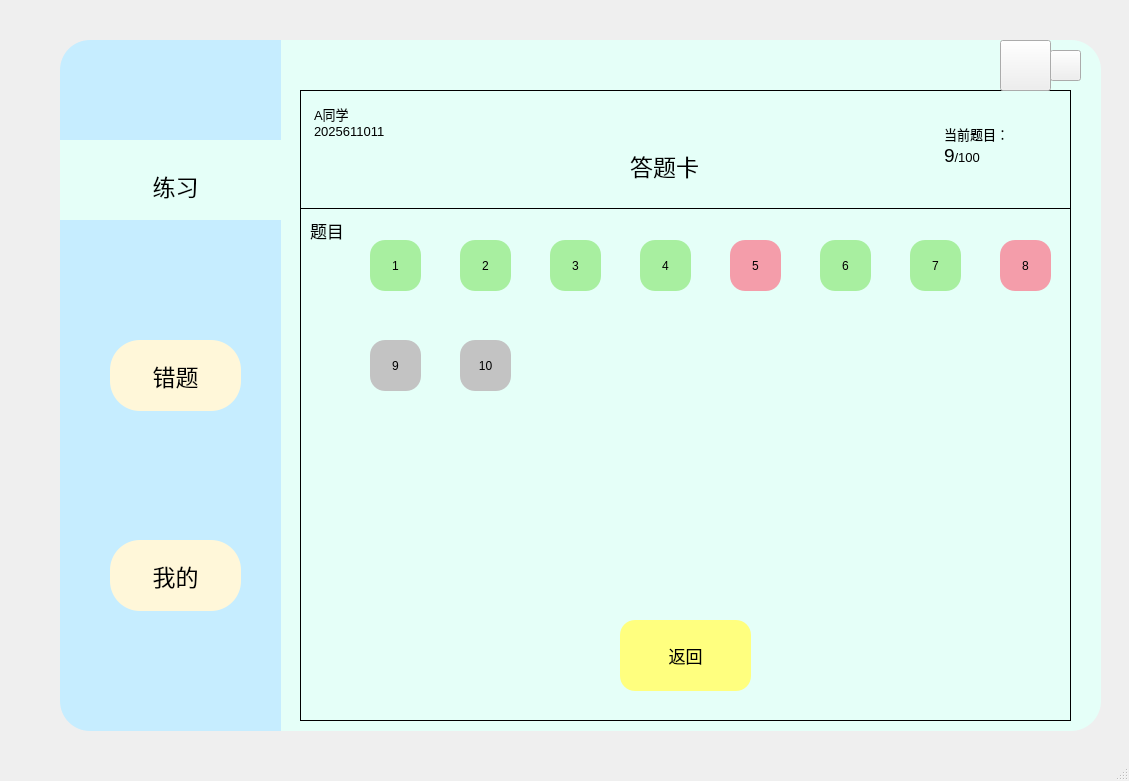
<?xml version="1.0" encoding="UTF-8"?>
<ui version="4.0">
 <class>MainWindow</class>
 <widget class="QMainWindow" name="MainWindow">
  <property name="geometry">
   <rect>
    <x>0</x>
    <y>0</y>
    <width>1129</width>
    <height>781</height>
   </rect>
  </property>
  <property name="windowTitle">
   <string>MainWindow</string>
  </property>
  <widget class="QWidget" name="centralwidget">
   <widget class="QFrame" name="frame">
    <property name="geometry">
     <rect>
      <x>300</x>
      <y>90</y>
      <width>771</width>
      <height>631</height>
     </rect>
    </property>
    <property name="sizePolicy">
     <sizepolicy hsizetype="Expanding" vsizetype="Expanding">
      <horstretch>0</horstretch>
      <verstretch>0</verstretch>
     </sizepolicy>
    </property>
    <property name="cursor">
     <cursorShape>ArrowCursor</cursorShape>
    </property>
    <property name="layoutDirection">
     <enum>Qt::LeftToRight</enum>
    </property>
    <property name="styleSheet">
     <string notr="true"/>
    </property>
    <property name="frameShape">
     <enum>QFrame::Panel</enum>
    </property>
    <property name="frameShadow">
     <enum>QFrame::Plain</enum>
    </property>
    <widget class="QPushButton" name="Bt_back">
     <property name="geometry">
      <rect>
       <x>320</x>
       <y>530</y>
       <width>131</width>
       <height>71</height>
      </rect>
     </property>
     <property name="font">
      <font>
       <pointsize>13</pointsize>
      </font>
     </property>
     <property name="styleSheet">
      <string notr="true">

QPushButton{
	background-color: rgb(255, 255, 127);
	border-radius:15px

}
QPushButton:pressed{
	padding-left:5px;
	padding-top:5px;
}</string>
     </property>
     <property name="text">
      <string>返回</string>
     </property>
    </widget>
    <widget class="Line" name="line">
     <property name="geometry">
      <rect>
       <x>0</x>
       <y>110</y>
       <width>801</width>
       <height>16</height>
      </rect>
     </property>
     <property name="font">
      <font>
       <pointsize>4</pointsize>
      </font>
     </property>
     <property name="frameShadow">
      <enum>QFrame::Plain</enum>
     </property>
     <property name="orientation">
      <enum>Qt::Horizontal</enum>
     </property>
    </widget>
    <widget class="QTextBrowser" name="text_info">
     <property name="geometry">
      <rect>
       <x>10</x>
       <y>10</y>
       <width>171</width>
       <height>61</height>
      </rect>
     </property>
     <property name="font">
      <font>
       <pointsize>11</pointsize>
      </font>
     </property>
     <property name="styleSheet">
      <string notr="true">background-color: rgb(229, 255, 248);</string>
     </property>
     <property name="frameShape">
      <enum>QFrame::NoFrame</enum>
     </property>
     <property name="html">
      <string>&lt;!DOCTYPE HTML PUBLIC &quot;-//W3C//DTD HTML 4.0//EN&quot; &quot;http://www.w3.org/TR/REC-html40/strict.dtd&quot;&gt;
&lt;html&gt;&lt;head&gt;&lt;meta name=&quot;qrichtext&quot; content=&quot;1&quot; /&gt;&lt;style type=&quot;text/css&quot;&gt;
p, li { white-space: pre-wrap; }
&lt;/style&gt;&lt;/head&gt;&lt;body style=&quot; font-family:'SimSun'; font-size:11pt; font-weight:400; font-style:normal;&quot;&gt;
&lt;p style=&quot; margin-top:0px; margin-bottom:0px; margin-left:0px; margin-right:0px; -qt-block-indent:0; text-indent:0px;&quot;&gt;&lt;span style=&quot; font-size:10pt;&quot;&gt;A同学&lt;/span&gt;&lt;/p&gt;
&lt;p style=&quot; margin-top:0px; margin-bottom:0px; margin-left:0px; margin-right:0px; -qt-block-indent:0; text-indent:0px;&quot;&gt;&lt;span style=&quot; font-size:10pt;&quot;&gt;2025611011&lt;/span&gt;&lt;/p&gt;&lt;/body&gt;&lt;/html&gt;</string>
     </property>
    </widget>
    <widget class="QTextBrowser" name="text_info_2">
     <property name="geometry">
      <rect>
       <x>640</x>
       <y>30</y>
       <width>121</width>
       <height>81</height>
      </rect>
     </property>
     <property name="styleSheet">
      <string notr="true">background-color: rgb(229, 255, 248);</string>
     </property>
     <property name="frameShape">
      <enum>QFrame::NoFrame</enum>
     </property>
     <property name="html">
      <string>&lt;!DOCTYPE HTML PUBLIC &quot;-//W3C//DTD HTML 4.0//EN&quot; &quot;http://www.w3.org/TR/REC-html40/strict.dtd&quot;&gt;
&lt;html&gt;&lt;head&gt;&lt;meta name=&quot;qrichtext&quot; content=&quot;1&quot; /&gt;&lt;style type=&quot;text/css&quot;&gt;
p, li { white-space: pre-wrap; }
&lt;/style&gt;&lt;/head&gt;&lt;body style=&quot; font-family:'SimSun'; font-size:9pt; font-weight:400; font-style:normal;&quot;&gt;
&lt;p style=&quot; margin-top:0px; margin-bottom:0px; margin-left:0px; margin-right:0px; -qt-block-indent:0; text-indent:0px;&quot;&gt;&lt;span style=&quot; font-size:10pt;&quot;&gt;当前题目：&lt;/span&gt;&lt;/p&gt;
&lt;p style=&quot; margin-top:0px; margin-bottom:0px; margin-left:0px; margin-right:0px; -qt-block-indent:0; text-indent:0px;&quot;&gt;&lt;span style=&quot; font-size:14pt;&quot;&gt;9&lt;/span&gt;&lt;span style=&quot; font-size:10pt;&quot;&gt;/100&lt;/span&gt;&lt;/p&gt;
&lt;p style=&quot;-qt-paragraph-type:empty; margin-top:0px; margin-bottom:0px; margin-left:0px; margin-right:0px; -qt-block-indent:0; text-indent:0px;&quot;&gt;&lt;br /&gt;&lt;/p&gt;&lt;/body&gt;&lt;/html&gt;</string>
     </property>
    </widget>
    <widget class="QPushButton" name="pushButton">
     <property name="geometry">
      <rect>
       <x>70</x>
       <y>150</y>
       <width>51</width>
       <height>51</height>
      </rect>
     </property>
     <property name="styleSheet">
      <string notr="true">QPushButton{
background-color: rgb(168, 239, 160);
border-radius:15px
}

QPushButton:pressed{
	padding-left:5px;
	padding-top:5px;
}</string>
     </property>
     <property name="text">
      <string>1</string>
     </property>
    </widget>
    <widget class="QLabel" name="label">
     <property name="geometry">
      <rect>
       <x>10</x>
       <y>120</y>
       <width>41</width>
       <height>41</height>
      </rect>
     </property>
     <property name="font">
      <font>
       <pointsize>13</pointsize>
      </font>
     </property>
     <property name="styleSheet">
      <string notr="true">border-bottom-left-radius:15px

</string>
     </property>
     <property name="frameShape">
      <enum>QFrame::WinPanel</enum>
     </property>
     <property name="frameShadow">
      <enum>QFrame::Sunken</enum>
     </property>
     <property name="text">
      <string>题目</string>
     </property>
    </widget>
    <widget class="QPushButton" name="pushButton_2">
     <property name="geometry">
      <rect>
       <x>160</x>
       <y>150</y>
       <width>51</width>
       <height>51</height>
      </rect>
     </property>
     <property name="styleSheet">
      <string notr="true">QPushButton{
background-color: rgb(168, 239, 160);
border-radius:15px
}

QPushButton:pressed{
	padding-left:5px;
	padding-top:5px;
}</string>
     </property>
     <property name="text">
      <string>2</string>
     </property>
    </widget>
    <widget class="QPushButton" name="pushButton_3">
     <property name="geometry">
      <rect>
       <x>430</x>
       <y>150</y>
       <width>51</width>
       <height>51</height>
      </rect>
     </property>
     <property name="styleSheet">
      <string notr="true">QPushButton{
border-radius:15px;
background-color: rgb(244, 157, 170);
}
QPushButton:pressed{
	padding-left:5px;
	padding-top:5px;
}</string>
     </property>
     <property name="text">
      <string>5</string>
     </property>
    </widget>
    <widget class="QPushButton" name="pushButton_4">
     <property name="geometry">
      <rect>
       <x>340</x>
       <y>150</y>
       <width>51</width>
       <height>51</height>
      </rect>
     </property>
     <property name="styleSheet">
      <string notr="true">QPushButton{
background-color: rgb(168, 239, 160);
border-radius:15px
}

QPushButton:pressed{
	padding-left:5px;
	padding-top:5px;
}</string>
     </property>
     <property name="text">
      <string>4</string>
     </property>
    </widget>
    <widget class="QPushButton" name="pushButton_5">
     <property name="geometry">
      <rect>
       <x>250</x>
       <y>150</y>
       <width>51</width>
       <height>51</height>
      </rect>
     </property>
     <property name="styleSheet">
      <string notr="true">QPushButton{
background-color: rgb(168, 239, 160);
border-radius:15px
}

QPushButton:pressed{
	padding-left:5px;
	padding-top:5px;
}</string>
     </property>
     <property name="text">
      <string>3</string>
     </property>
    </widget>
    <widget class="QPushButton" name="pushButton_6">
     <property name="geometry">
      <rect>
       <x>610</x>
       <y>150</y>
       <width>51</width>
       <height>51</height>
      </rect>
     </property>
     <property name="styleSheet">
      <string notr="true">QPushButton{
background-color: rgb(168, 239, 160);
border-radius:15px
}

QPushButton:pressed{
	padding-left:5px;
	padding-top:5px;
}</string>
     </property>
     <property name="text">
      <string>7</string>
     </property>
    </widget>
    <widget class="QPushButton" name="pushButton_8">
     <property name="geometry">
      <rect>
       <x>160</x>
       <y>250</y>
       <width>51</width>
       <height>51</height>
      </rect>
     </property>
     <property name="styleSheet">
      <string notr="true">QPushButton{
background-color: rgb(195, 195, 195);
border-radius:15px}
QPushButton:pressed{
	padding-left:5px;
	padding-top:5px;
}</string>
     </property>
     <property name="text">
      <string>10</string>
     </property>
    </widget>
    <widget class="QPushButton" name="pushButton_9">
     <property name="geometry">
      <rect>
       <x>70</x>
       <y>250</y>
       <width>51</width>
       <height>51</height>
      </rect>
     </property>
     <property name="styleSheet">
      <string notr="true">QPushButton{
background-color: rgb(195, 195, 195);
border-radius:15px}
QPushButton:pressed{
	padding-left:5px;
	padding-top:5px;
}</string>
     </property>
     <property name="text">
      <string>9</string>
     </property>
    </widget>
    <widget class="QPushButton" name="pushButton_10">
     <property name="geometry">
      <rect>
       <x>700</x>
       <y>150</y>
       <width>51</width>
       <height>51</height>
      </rect>
     </property>
     <property name="styleSheet">
      <string notr="true">QPushButton{
border-radius:15px;
background-color: rgb(244, 157, 170);
}
QPushButton:pressed{
	padding-left:5px;
	padding-top:5px;
}</string>
     </property>
     <property name="text">
      <string>8</string>
     </property>
    </widget>
    <widget class="QPushButton" name="pushButton_11">
     <property name="geometry">
      <rect>
       <x>520</x>
       <y>150</y>
       <width>51</width>
       <height>51</height>
      </rect>
     </property>
     <property name="styleSheet">
      <string notr="true">QPushButton{
background-color: rgb(168, 239, 160);
border-radius:15px
}

QPushButton:pressed{
	padding-left:5px;
	padding-top:5px;
}</string>
     </property>
     <property name="text">
      <string>6</string>
     </property>
    </widget>
    <widget class="QLabel" name="label_2">
     <property name="geometry">
      <rect>
       <x>330</x>
       <y>50</y>
       <width>111</width>
       <height>51</height>
      </rect>
     </property>
     <property name="font">
      <font>
       <pointsize>17</pointsize>
      </font>
     </property>
     <property name="text">
      <string>答题卡</string>
     </property>
    </widget>
   </widget>
   <widget class="QFrame" name="frame_2">
    <property name="geometry">
     <rect>
      <x>60</x>
      <y>40</y>
      <width>221</width>
      <height>691</height>
     </rect>
    </property>
    <property name="styleSheet">
     <string notr="true">QFrame{
	background-color: rgb(198, 237, 255);
	border-top-left-radius:30px;
	border-bottom-left-radius:30px;
}</string>
    </property>
    <property name="frameShape">
     <enum>QFrame::StyledPanel</enum>
    </property>
    <property name="frameShadow">
     <enum>QFrame::Raised</enum>
    </property>
    <widget class="QPushButton" name="Bt_mine">
     <property name="geometry">
      <rect>
       <x>50</x>
       <y>500</y>
       <width>131</width>
       <height>71</height>
      </rect>
     </property>
     <property name="font">
      <font>
       <pointsize>17</pointsize>
      </font>
     </property>
     <property name="styleSheet">
      <string notr="true">QPushButton{
	background-color: rgb(255, 247, 217);
	border-radius:30px

}
QPushButton:pressed{
	padding-left:5px;
	padding-top:5px;
}</string>
     </property>
     <property name="text">
      <string>我的</string>
     </property>
    </widget>
    <widget class="QFrame" name="frame_3">
     <property name="geometry">
      <rect>
       <x>0</x>
       <y>100</y>
       <width>221</width>
       <height>80</height>
      </rect>
     </property>
     <property name="styleSheet">
      <string notr="true">background-color: rgb(229, 255, 248);
border-radius:0px
</string>
     </property>
     <property name="frameShape">
      <enum>QFrame::StyledPanel</enum>
     </property>
     <property name="frameShadow">
      <enum>QFrame::Raised</enum>
     </property>
     <widget class="QPushButton" name="Bt_wrong">
      <property name="geometry">
       <rect>
        <x>50</x>
        <y>10</y>
        <width>131</width>
        <height>71</height>
       </rect>
      </property>
      <property name="font">
       <font>
        <pointsize>17</pointsize>
        <underline>false</underline>
        <strikeout>false</strikeout>
       </font>
      </property>
      <property name="styleSheet">
       <string notr="true">QPushButton{	
background-color: rgb(229, 255, 248);
	border-radius:30px
}
QPushButton:pressed{
	padding-left:5px;
	padding-top:5px;
}</string>
      </property>
      <property name="text">
       <string>练习</string>
      </property>
     </widget>
    </widget>
    <widget class="QPushButton" name="Bt_exercise_2">
     <property name="geometry">
      <rect>
       <x>50</x>
       <y>300</y>
       <width>131</width>
       <height>71</height>
      </rect>
     </property>
     <property name="font">
      <font>
       <pointsize>17</pointsize>
       <weight>50</weight>
       <bold>false</bold>
      </font>
     </property>
     <property name="styleSheet">
      <string notr="true">QPushButton{
	background-color: rgb(255, 247, 217);
	color: rgb(0, 0, 0);
	border-radius:30px

}
QPushButton:pressed{
	padding-left:5px;
	padding-top:5px;
}</string>
     </property>
     <property name="text">
      <string>错题</string>
     </property>
    </widget>
   </widget>
   <widget class="QPushButton" name="pushButton_18">
    <property name="geometry">
     <rect>
      <x>1450</x>
      <y>370</y>
      <width>31</width>
      <height>31</height>
     </rect>
    </property>
    <property name="styleSheet">
     <string notr="true">border-image: url(:/新前缀/关闭窗口.png);</string>
    </property>
    <property name="text">
     <string/>
    </property>
   </widget>
   <widget class="QPushButton" name="pushButton_17">
    <property name="geometry">
     <rect>
      <x>1400</x>
      <y>360</y>
      <width>51</width>
      <height>51</height>
     </rect>
    </property>
    <property name="styleSheet">
     <string notr="true">border-image: url(:/新前缀/最小化.png);</string>
    </property>
    <property name="text">
     <string/>
    </property>
   </widget>
   <widget class="QLabel" name="label_drag">
    <property name="geometry">
     <rect>
      <x>280</x>
      <y>40</y>
      <width>821</width>
      <height>691</height>
     </rect>
    </property>
    <property name="styleSheet">
     <string notr="true">QFrame{
	background-color: rgb(229, 255, 248);
	border-top-right-radius:30px;
	border-bottom-right-radius:30px;
}</string>
    </property>
    <property name="text">
     <string/>
    </property>
   </widget>
   <widget class="QPushButton" name="pushButton_7">
    <property name="geometry">
     <rect>
      <x>1000</x>
      <y>40</y>
      <width>51</width>
      <height>51</height>
     </rect>
    </property>
    <property name="styleSheet">
     <string notr="true">border-image: url(:/新前缀/最小化.png);</string>
    </property>
    <property name="text">
     <string/>
    </property>
   </widget>
   <widget class="QPushButton" name="pushButton_12">
    <property name="geometry">
     <rect>
      <x>1050</x>
      <y>50</y>
      <width>31</width>
      <height>31</height>
     </rect>
    </property>
    <property name="styleSheet">
     <string notr="true">border-image: url(:/新前缀/关闭窗口.png);</string>
    </property>
    <property name="text">
     <string/>
    </property>
   </widget>
   <zorder>label_drag</zorder>
   <zorder>frame</zorder>
   <zorder>frame_2</zorder>
   <zorder>pushButton_18</zorder>
   <zorder>pushButton_17</zorder>
   <zorder>pushButton_7</zorder>
   <zorder>pushButton_12</zorder>
  </widget>
  <widget class="QStatusBar" name="statusbar"/>
 </widget>
 <resources>
  <include location="Resources.qrc"/>
 </resources>
 <connections>
  <connection>
   <sender>pushButton_12</sender>
   <signal>clicked()</signal>
   <receiver>MainWindow</receiver>
   <slot>close()</slot>
   <hints>
    <hint type="sourcelabel">
     <x>1068</x>
     <y>58</y>
    </hint>
    <hint type="destinationlabel">
     <x>1108</x>
     <y>57</y>
    </hint>
   </hints>
  </connection>
  <connection>
   <sender>pushButton_7</sender>
   <signal>clicked()</signal>
   <receiver>MainWindow</receiver>
   <slot>showMinimized()</slot>
   <hints>
    <hint type="sourcelabel">
     <x>1017</x>
     <y>73</y>
    </hint>
    <hint type="destinationlabel">
     <x>1020</x>
     <y>16</y>
    </hint>
   </hints>
  </connection>
 </connections>
</ui>
